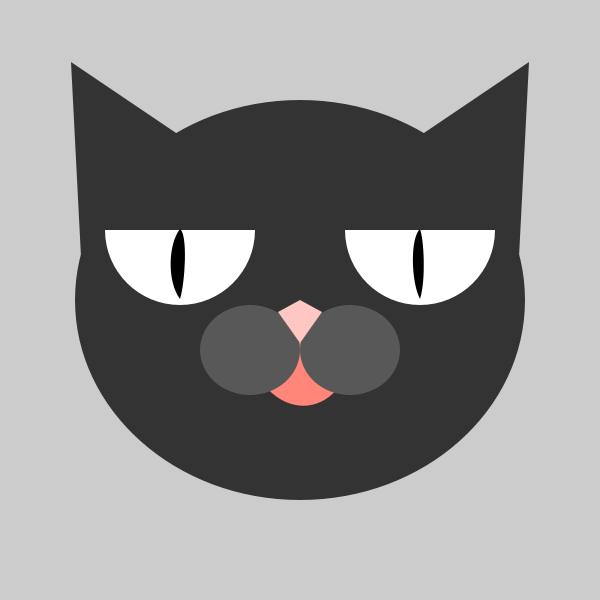
Frame 1 (no input)
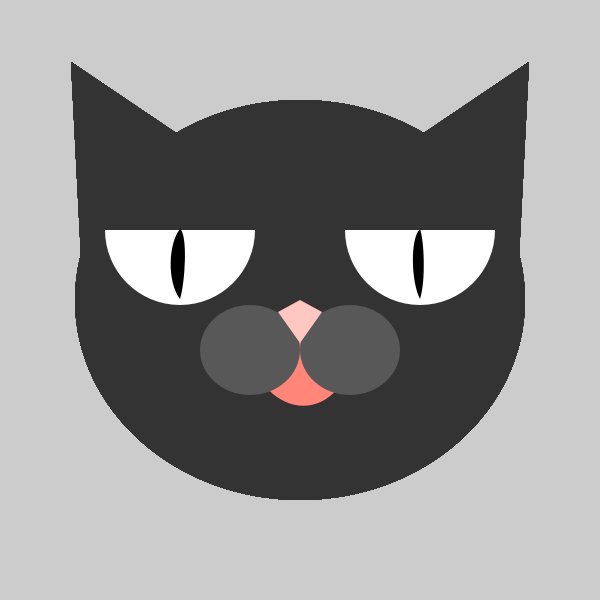
Frame 60 (the mouse pressed at the canvas centre just before this capture)
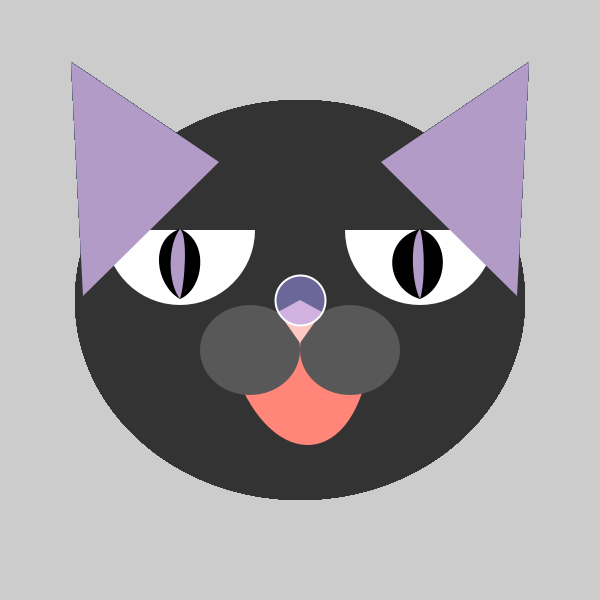
Frame 120 (the mouse held since frame 60 and released just before this capture)

The Processing sketch that drew these frames (run headless with seeded random() and noise(); from frame 60 on, the mouse is pressed at the canvas centre):

// Processing sketch: processing_140932
// ── processing_140932.pde

/*
Konkuk University
SOS iDesign

Name: Lee Ye Lyn
ID: leeyeaa

*/

int value = 0;

void setup(){
size (600, 600);
 //noLoop();
smooth();
colorMode (RGB);
//background(0);

}

void draw(){

println(mouseX + " : " + mouseY);//image (img, 0, 0); 
  
  
fill(51,51,51);  
noStroke();  

triangle(71,62,83,296,219,162);
triangle(529,62,517,296,381,162);



ellipse(300,300,450,400);

fill(255,134,121);
 bezier(245,342,263,427,346,427,355,342);
if(mousePressed){
    fill(255,134,121);
    bezier(232,363,266,469,350,475,369,365);    
}
    

fill(88);
ellipse(250,350,100,90);
ellipse(350,350,100,90);

fill(255,199,193);
quad(278,312,300,300,322,312,300,343);



fill(255,255,255);
arc(180, 230,150,150, 0, PI);
arc(420, 230,150,150, 0, PI);

fill(0);
bezier(180,229,168,244,167,282,180,299);
bezier(180,229,188,235,185,283,180,299);    

bezier(420,229,410,238,411,282,420,299);    
bezier(420,229,424,240,426,280,420,299);   




 if(mousePressed){
bezier(180,229,149,239,155,285,180,299);
bezier(180,229,210,241,204,289,180,299);    

bezier(420,229,380,240,386,289,420,299);    
bezier(420,229,450,237,451,286,420,299); 

fill(random(255),155,200);
bezier(180,229,168,244,167,282,180,299);
bezier(180,229,188,235,185,283,180,299);    
bezier(420,229,410,238,411,282,420,299);    
bezier(420,229,424,240,426,280,420,299); 

triangle(71,62,83,296,219,162);
triangle(529,62,517,296,381,162);



 translate(mouseX, mouseY);
fill(random(255),155,255,127);
  stroke(255);
  strokeWeight(2);
  ellipse(0,0,50,50);


 }
    
  

}

void keyPressed(){
  
}
